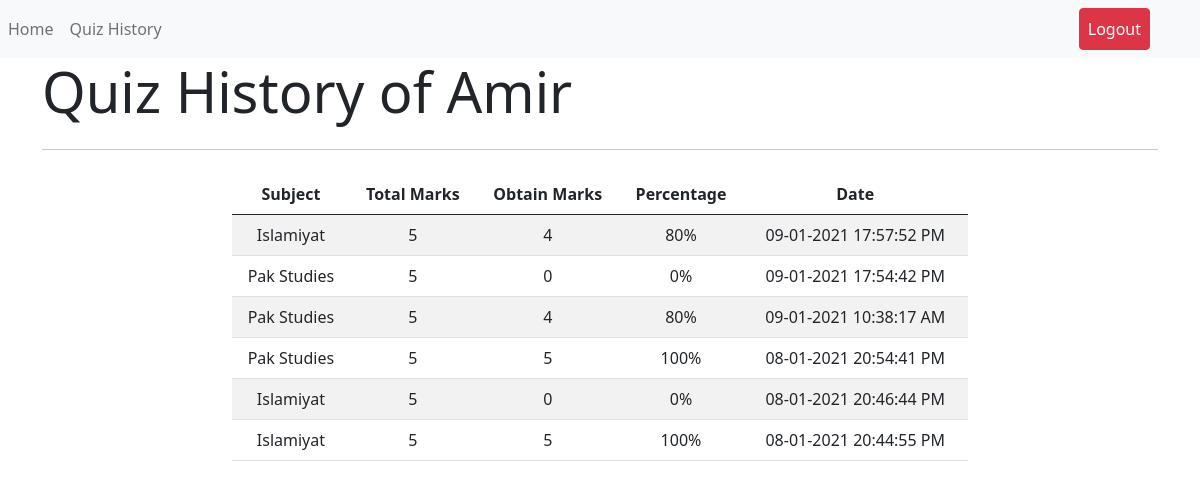
Screenshot of /view/history.php (signed in) with the database file from the repository.
### tables this page shows
CREATE TABLE `users` (
  `user_id` int(11) NOT NULL,
  `name` varchar(225) NOT NULL,
  `username` varchar(225) NOT NULL,
  `password` varchar(225) NOT NULL
);

CREATE TABLE `quizes` (
  `quiz_id` int(11) NOT NULL,
  `subject_id` int(11) NOT NULL,
  `obtain_marks` int(11) NOT NULL,
  `time` timestamp NOT NULL DEFAULT CURRENT_TIMESTAMP,
  `user_id` int(11) NOT NULL
);

CREATE TABLE `subjects` (
  `subject_id` int(11) NOT NULL,
  `subject` varchar(225) NOT NULL
);

### model/functions.php (called while the page is built, shortened)
<?php
function getSpecificSubject ($subjectId){
    include "db.php";
    $query = "SELECT * FROM `subjects` WHERE  `subject_id` = '$subjectId'";
    $result = mysqli_query($conn, $query);
    $data = array();
    while ($row = mysqli_fetch_array($result, MYSQLI_ASSOC)) {
            $data[] = $row;
    }
    return $data;
}
function getSpecificUserById($userId)
{
    include "db.php";
    $query = "SELECT * FROM `users` WHERE `user_id` = '$userId' ";
    $result = mysqli_query($conn, $query);
    $data = array();
    while ($row = mysqli_fetch_array($result, MYSQLI_ASSOC)) {
            $data[] = $row;
    }
    return $data;
}
function getSpecificQuizResultByUserId($userId){
    include "db.php";
    $query = "SELECT * FROM `quizes` WHERE  `user_id` = '$userId'
    ORDER BY `time` DESC";
    $result = mysqli_query($conn, $query);
    $data = array();
    while ($row = mysqli_fetch_array($result, MYSQLI_ASSOC)) {
            $data[] = $row;
    }
    return $data;
}

### view/history.php (the view, shortened to what this page needs)
<?php
include "../model/functions.php";
?>
<?php
$userId = $_SESSION['user_id'];
$users = getSpecificUserById($userId);
$userQuizzes = getSpecificQuizResultByUserId($userId);
?>
<!doctype html>
<html lang="en">
<head>
    <link rel="stylesheet" href="css/bootstrap.min.js.css">
    <link rel="stylesheet" href="css/custom.css">
</head>
<body>
<?php
include "../common/top-bar.php";
?>
<div class="container">
    <div class="row">
        <div class="jumbotron">
            <h1 class="display-4">Quiz History of <?php echo ucfirst($users[0]['username']) ?></h1>
            <hr class="my-4">
        </div>
    </div>
    <div class="row">
        <div class="col-lg-8 text-center offset-2">
            <table class="table table-striped ">
                <thead>
                <tr>
                    <th>Subject</th>
                    <th>Total Marks</th>
                    <th>Obtain Marks</th>
                    <th>Percentage</th>
                    <th>Date</th>
                </tr>
                </thead>
                <?php
                foreach ($userQuizzes as $userQuiz) {
                    $subjectId = $userQuiz['subject_id'];
                    $subject = getSpecificSubject($subjectId)[0]['subject'];
                    $obtainMarks = $userQuiz['obtain_marks'];
                    $percentageMarks = $obtainMarks / 5 * 100;
                    $percentageMarks = floor($percentageMarks);
                    $date = $userQuiz['time'];
                    $date = date("d-m-Y H:i:s A", strtotime($date))
                    ?>
                    <tr>
                        <td><?php echo $subject?></td>
                        <td>5</td>
                        <td><?php echo $obtainMarks?></td>
                        <td><?php echo $percentageMarks?>%</td>
                        <td><?php echo $date?></td>
                    </tr>
                    <?php
                }
                ?>
            </table>
        </div>
    </div>
</div>
</body>
</html>

### common/top-bar.php (shortened to what this page needs)
<nav class="navbar navbar-expand-lg navbar-light bg-light">
    <div class="collapse navbar-collapse" id="navbarSupportedContent">
        <ul class="navbar-nav mr-auto">
            <li class="nav-item active">
                <a class="nav-link" href="index.php">Home </a>
            </li>
            <?php
            if (!((isset($_SESSION['username'])))) {
                ?>
                <li class="nav-item">
                    <a class="nav-link" href="login.php">Login</a>
                </li>
                <li class="nav-item">
                    <a class="nav-link" href="register.php">Register</a>
                </li>
                <li class="nav-item">
                    <a class="nav-link" href="admin/">Admin</a>
                </li>
                <?php
            } else {
                ?>
                <li class="nav-item active">
                    <a class="nav-link" href="history.php">Quiz History </a>
                </li>
                <?php
            }
            ?>
        </ul>
    </div>
    <?php
    if (((isset($_SESSION['username'])))) {
        ?>
        <div class="pull-right" style="margin-right: 50px">
            <ul class="navbar-nav mr-auto pull-right">
                <li class="nav-item">
                    <a class="nav-link btn btn-danger text-white" href="logout.php"
                       onclick="return confirm('Do you want to logout?')">Logout</a>
                </li>
            </ul>
        </div>
        <?php
    }
    ?>
</nav>

### rows the page displays
users: username "Amir"
quizes: subject.subject "Islamiyat", obtain_marks "4", obtain_marks "80", time "09-01-2021 17:57:52 PM"
quizes: subject.subject "Pak Studies", obtain_marks "0", time "09-01-2021 17:54:42 PM"
quizes: subject.subject "Pak Studies", obtain_marks "4", obtain_marks "80", time "09-01-2021 10:38:17 AM"
quizes: subject.subject "Pak Studies", obtain_marks "5", obtain_marks "100", time "08-01-2021 20:54:41 PM"
quizes: subject.subject "Islamiyat", obtain_marks "0", time "08-01-2021 20:46:44 PM"
quizes: subject.subject "Islamiyat", obtain_marks "5", obtain_marks "100", time "08-01-2021 20:44:55 PM"
